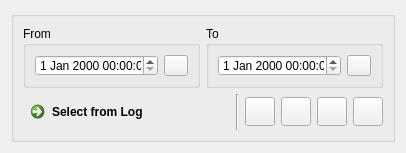
<?xml version="1.0" encoding="UTF-8"?>
<ui version="4.0">
 <class>LogEventSelector</class>
 <widget class="QWidget" name="LogEventSelector">
  <property name="geometry">
   <rect>
    <x>0</x>
    <y>0</y>
    <width>406</width>
    <height>142</height>
   </rect>
  </property>
  <property name="sizePolicy">
   <sizepolicy hsizetype="Expanding" vsizetype="Minimum">
    <horstretch>0</horstretch>
    <verstretch>0</verstretch>
   </sizepolicy>
  </property>
  <property name="minimumSize">
   <size>
    <width>406</width>
    <height>0</height>
   </size>
  </property>
  <property name="windowTitle">
   <string>Form</string>
  </property>
  <layout class="QVBoxLayout" name="verticalLayout_2">
   <item>
    <widget class="QGroupBox" name="groupBox">
     <property name="title">
      <string/>
     </property>
     <layout class="QVBoxLayout" name="verticalLayout">
      <item>
       <layout class="QHBoxLayout" name="horizontalLayout_3">
        <item>
         <widget class="QGroupBox" name="groupBox_2">
          <property name="title">
           <string>From</string>
          </property>
          <layout class="QHBoxLayout" name="horizontalLayout">
           <item>
            <widget class="QDateTimeEdit" name="m_from"/>
           </item>
           <item>
            <widget class="QToolButton" name="m_fromLaunchButton">
             <property name="toolTip">
              <string>From Launching of Application</string>
             </property>
             <property name="text">
              <string/>
             </property>
             <property name="icon">
              <iconset resource="resources.qrc">
               <normaloff>:/img/launch_16x16.png</normaloff>:/img/launch_16x16.png</iconset>
             </property>
            </widget>
           </item>
          </layout>
         </widget>
        </item>
        <item>
         <spacer name="horizontalSpacer">
          <property name="orientation">
           <enum>Qt::Horizontal</enum>
          </property>
          <property name="sizeHint" stdset="0">
           <size>
            <width>40</width>
            <height>20</height>
           </size>
          </property>
         </spacer>
        </item>
        <item>
         <widget class="QGroupBox" name="groupBox_3">
          <property name="title">
           <string>To</string>
          </property>
          <layout class="QHBoxLayout" name="horizontalLayout_2">
           <item>
            <widget class="QDateTimeEdit" name="m_to"/>
           </item>
           <item>
            <widget class="QToolButton" name="m_toCurrentTimeButton">
             <property name="toolTip">
              <string>To Current Time</string>
             </property>
             <property name="text">
              <string/>
             </property>
             <property name="icon">
              <iconset resource="resources.qrc">
               <normaloff>:/img/chronometer_16x16.png</normaloff>:/img/chronometer_16x16.png</iconset>
             </property>
            </widget>
           </item>
          </layout>
         </widget>
        </item>
       </layout>
      </item>
      <item>
       <layout class="QHBoxLayout" name="horizontalLayout_4">
        <item>
         <widget class="QCommandLinkButton" name="m_exec">
          <property name="text">
           <string>Select from Log</string>
          </property>
          <property name="icon">
           <iconset resource="resources.qrc">
            <normaloff>:/img/exec_22x22.png</normaloff>:/img/exec_22x22.png</iconset>
          </property>
          <property name="iconSize">
           <size>
            <width>22</width>
            <height>22</height>
           </size>
          </property>
         </widget>
        </item>
        <item>
         <widget class="Line" name="line">
          <property name="orientation">
           <enum>Qt::Vertical</enum>
          </property>
         </widget>
        </item>
        <item>
         <widget class="QToolButton" name="m_toBegin">
          <property name="text">
           <string/>
          </property>
          <property name="icon">
           <iconset resource="resources.qrc">
            <normaloff>:/img/2leftarrow_22x22.png</normaloff>:/img/2leftarrow_22x22.png</iconset>
          </property>
          <property name="iconSize">
           <size>
            <width>22</width>
            <height>22</height>
           </size>
          </property>
         </widget>
        </item>
        <item>
         <widget class="QToolButton" name="m_prev">
          <property name="text">
           <string/>
          </property>
          <property name="icon">
           <iconset resource="resources.qrc">
            <normaloff>:/img/1leftarrow_22x22.png</normaloff>:/img/1leftarrow_22x22.png</iconset>
          </property>
          <property name="iconSize">
           <size>
            <width>22</width>
            <height>22</height>
           </size>
          </property>
         </widget>
        </item>
        <item>
         <widget class="QToolButton" name="m_next">
          <property name="text">
           <string/>
          </property>
          <property name="icon">
           <iconset resource="resources.qrc">
            <normaloff>:/img/1rightarrow_22x22.png</normaloff>:/img/1rightarrow_22x22.png</iconset>
          </property>
          <property name="iconSize">
           <size>
            <width>22</width>
            <height>22</height>
           </size>
          </property>
         </widget>
        </item>
        <item>
         <widget class="QToolButton" name="m_toEnd">
          <property name="text">
           <string/>
          </property>
          <property name="icon">
           <iconset resource="resources.qrc">
            <normaloff>:/img/2rightarrow_22x22.png</normaloff>:/img/2rightarrow_22x22.png</iconset>
          </property>
          <property name="iconSize">
           <size>
            <width>22</width>
            <height>22</height>
           </size>
          </property>
         </widget>
        </item>
       </layout>
      </item>
     </layout>
    </widget>
   </item>
  </layout>
 </widget>
 <resources>
  <include location="resources.qrc"/>
 </resources>
 <connections/>
</ui>
